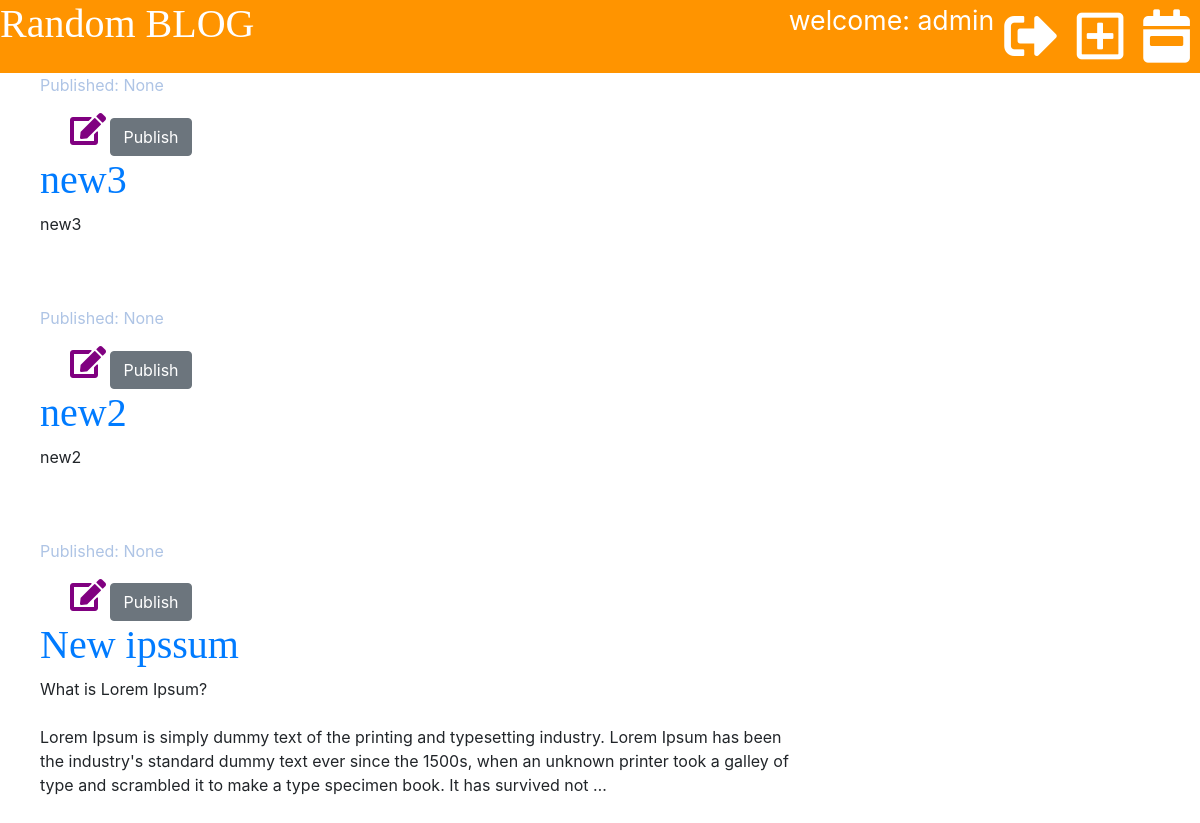
The app's page /draft_list/ (signed in), older data.
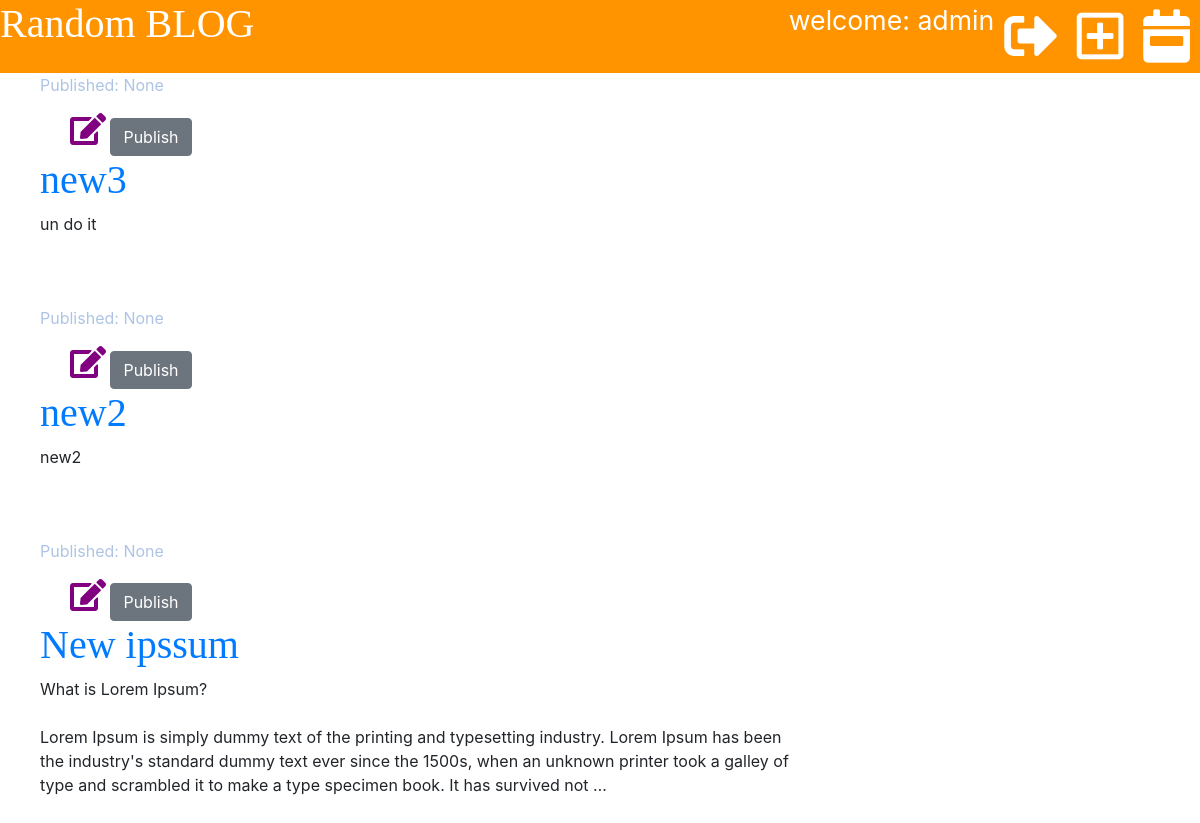
The same page, newer data.
### blog/models.py (models this page shows, shortened)
class Post(models.Model):
    author = models.ForeignKey('auth.User', on_delete=models.CASCADE)
    title = models.CharField(max_length=200)
    text = models.TextField()
    created_date = models.DateTimeField(default=timezone.now)
    published_date = models.DateTimeField(blank=True, null=True)
    test_date = models.DateTimeField(blank=True, null=True)

### blog/views.py (the view)
# urls.py: path('draft_list/', views.post_draft_list, name='post_draft_list'),
@login_required
def post_draft_list(request):
    posts = Post.objects.filter(published_date__isnull=True).order_by('-created_date')
    stuff_for_frontend = {'posts': posts}
    return render(request, "blog/post_draft_list.html", stuff_for_frontend)

### blog/templates/blog/post_draft_list.html (shortened to what this page needs)
{% extends 'blog/base.html' %}
{% block content %}
{% for post in posts %}
<div class="post">
    <div class="date">
        <p>Published: {{ post.published_date }}</p>
        <span class="edit-publish">
            <a href="{% url 'post_edit' pk=post.pk %}"><i class="fas fa-edit fa-2x"></i></a>
            <a href="{% url 'post_publish' pk=post.pk %}"><button class="btn btn-secondary">Publish</button></a>
        </span>
    </div>
    <h1><a href="{% url 'post_detail' post.pk %}">{{ post.title }}</a></h1>
    <p>{{ post.text|linebreaksbr|truncatechars:300 }}</p>
</div>
{% endfor %}
{% endblock %}

Row changes from the older to the newer data that the page shows:
changed Post "new3": text "new3" → "un do it"
